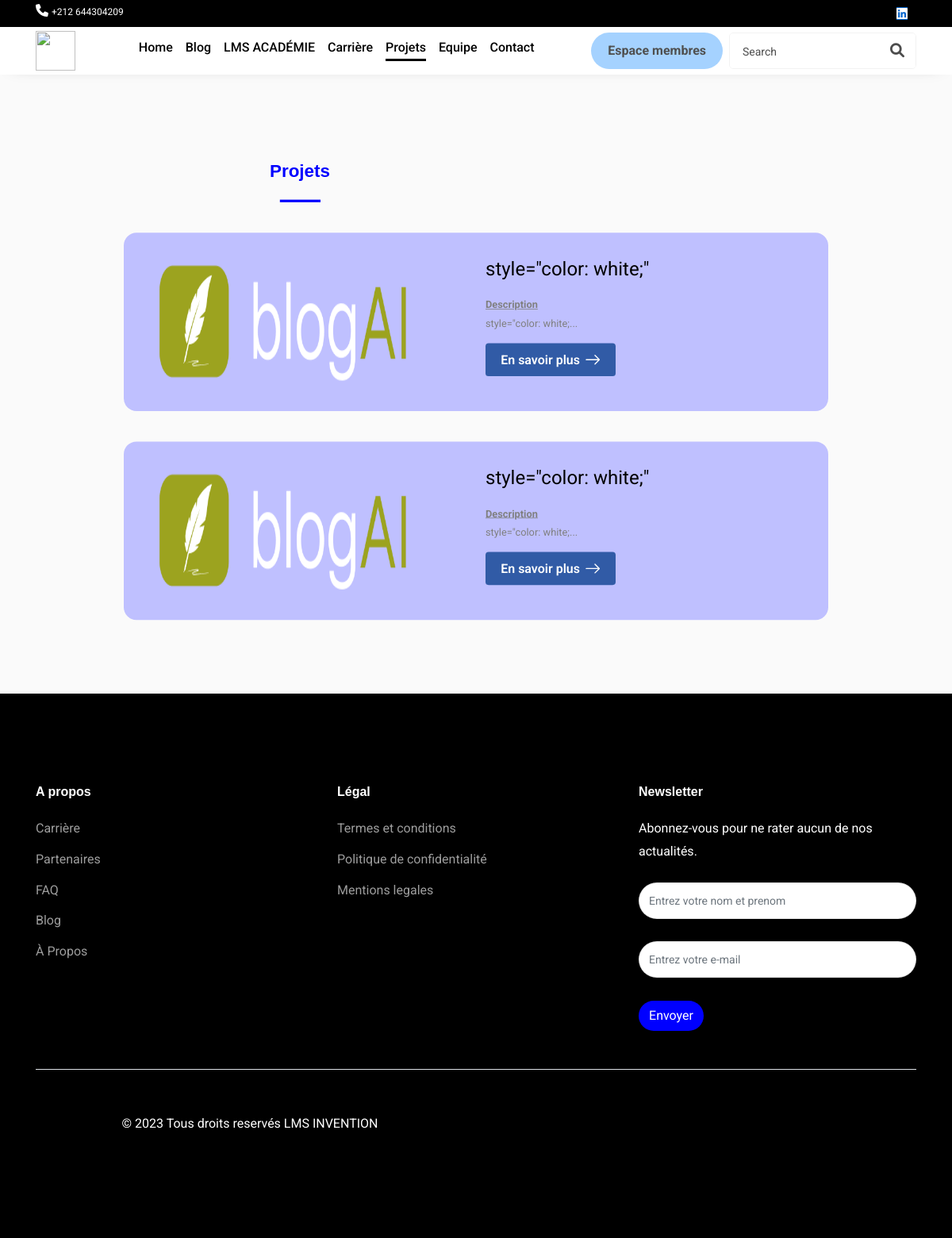
The page /projet on the database as committed earlier.
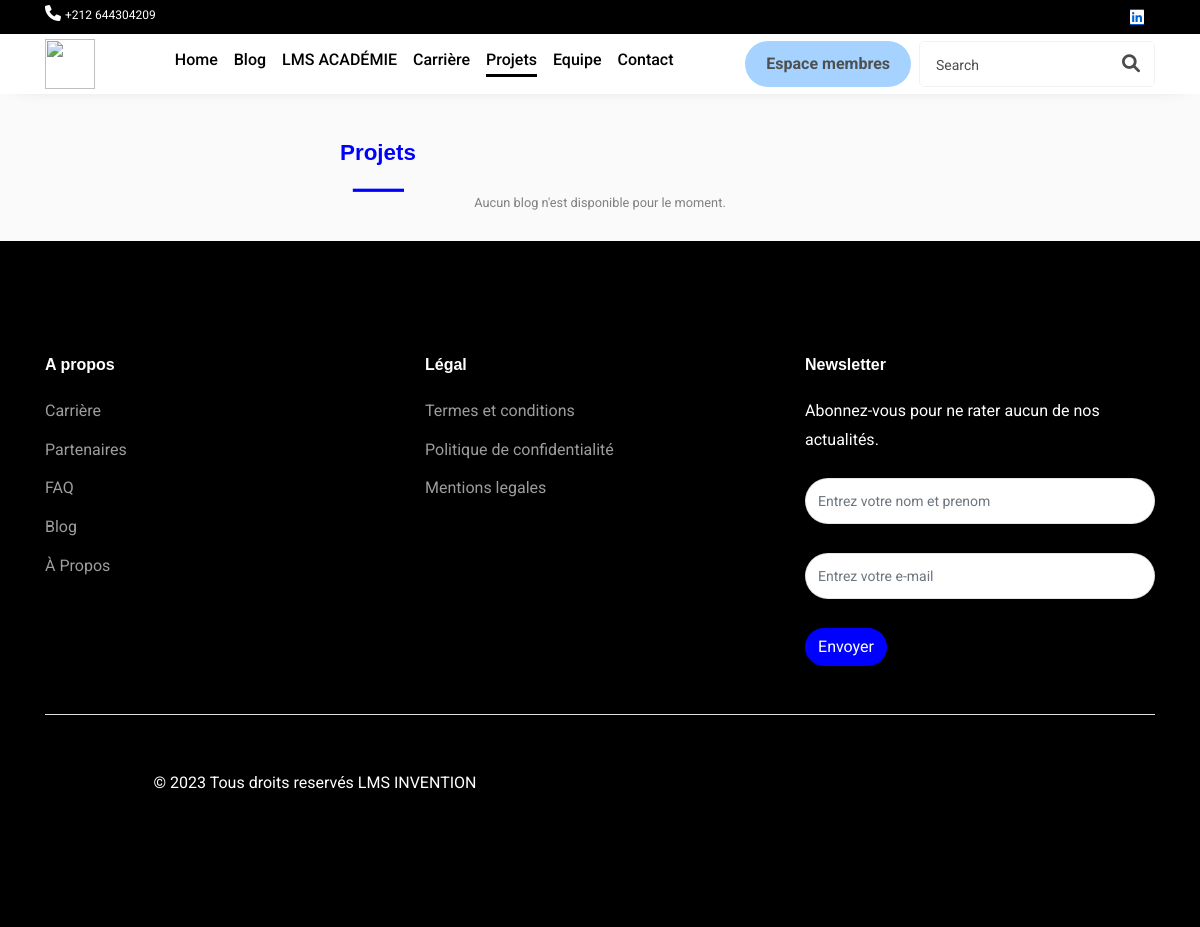
The same page on the database as committed later.
### models/models.py (models this page shows)
class Projet(db.Model):
    id = db.Column(db.Integer, primary_key=True)
    titre = db.Column(db.String)
    description = db.Column(db.String)
    imagePath = db.Column(db.String)

### routes/user.py (the view)
@app.route('/projet')
def projet():
    projets = Projet.query.order_by(Projet.id.desc()).all()
    return render_template('projet.html', projets=projets)

### templates/projet.html (shortened to what this page needs)
<!DOCTYPE html>
<html lang="en">
<head>
    <link rel="stylesheet" href="https://cdnjs.cloudflare.com/ajax/libs/font-awesome/6.0.0-beta3/css/all.min.css">
    <link href="https://cdn.jsdelivr.net/npm/bootstrap@5.3.0/dist/css/bootstrap.min.css" rel="stylesheet">
    <link href="https://cdn.jsdelivr.net/npm/tailwindcss@2.2.19/dist/tailwind.min.css" rel="stylesheet">
</head>
<body>
    {% with currentPage='projet' %}
        {% include 'navbar.html' %}
    {% endwith %}
    <div class="container" style="transform: scale(0.8);">
        <div class="w-2/4">
            <div class="text-center mt-8">
                <h2 class="font-extrabold relative mb-4" style="font-size: 28px; color: blue;">Projets</h2>
                <div class="w-16 h-1 bg-blue-900 mx-auto" style="background-color: blue;"></div>
            </div>
        </div>
        {% if projets %}
            {% for proj in projets %}
                <section class="w-full background-section1 flex my-12" style="background-color: rgb(191, 192, 255); padding: 30px; border-radius: 20px; margin-bottom: 20px;">
                    <div class="container">
                        <div class="row">
                            <div class="col-md-6">
                                <img src="{{ proj.imagePath }}" alt="ship" style="width: 400px; height: 221px; border-radius: 50px;">
                            </div>
                            <div class="col-md-6">
                                <p class="text-black" style="font-size: 30px;">
                                    {{ proj.titre }}
                                </p>
                                <p class="">
                                    <strong style="text-decoration: underline;">Description</strong><br>
                                    {% if proj.description|length > 20 %}
                                        {{ proj.description[:20] }}...
                                    {% else %}
                                        {{ proj.description }}
                                    {% endif %}
                                </p>
                                <div class="flex justify-between items-center">
                                    <a href="/details_projet/{{ proj.id }}" class="flex items-center text-white font-semibold px-4 py-2 rounded-lg" style="background-color: #315BA6; font-size: 20px;">
                                        En savoir plus
                                        <div class="flex items-center ml-2">
                                            <svg class="w-6 h-6 text-white-800 dark:text-white" aria-hidden="true" xmlns="http://www.w3.org/2000/svg" fill="none" viewBox="0 0 14 10">
                                                <path stroke="currentColor" stroke-linecap="round" stroke-linejoin="round" stroke-width="1" d="M1 5h12m0 0L9 1m4 4L9 9"/>
                                            </svg>
                                        </div>
                                    </a>
                                </div>
                            </div>
                        </div>
                    </div>
                </section>
            {% endfor %}
        {% else %}
            <p style="text-align: center;">Aucun blog n'est disponible pour le moment.</p>
        {% endif %}
    </div>
    {% include 'footer.html' %}
</body>
</html>

### templates/navbar.html (shortened to what this page needs)
<head>
<link rel="stylesheet" href="https://cdnjs.cloudflare.com/ajax/libs/font-awesome/6.0.0-beta3/css/all.min.css">
    <link href="https://cdn.jsdelivr.net/npm/bootstrap@5.3.0/dist/css/bootstrap.min.css" rel="stylesheet">
    <link href="https://cdn.jsdelivr.net/npm/tailwindcss@2.2.19/dist/tailwind.min.css" rel="stylesheet">
    <link href="https://cdn.jsdelivr.net/npm/bootstrap@5.3.0/dist/css/bootstrap.min.css" rel="stylesheet">
    <link
    rel="stylesheet"
    href="https://pro.fontawesome.com/releases/v5.10.0/css/all.css"
  />
  <link rel="stylesheet" href="https://cdnjs.cloudflare.com/ajax/libs/animate.css/4.1.1/animate.min.css">
  <link rel="stylesheet" href="/static/css/navbar.css">
</head>
            <section class="section">
                <div class="wrap" style="background-color: #000000;">
                <div class="container">
                <div class="row justify-content-between">
                <div class="col">
                <p class="mb-0 phone"><span class="fa fa-phone" style="color: #ffffff;"></span> <a href="#">+212 644304209</a></p>
                </div>
                <div class="col d-flex justify-content-end">
                <div class="social-media">
                <p class="mb-0 d-flex">
                <a href="https://www.linkedin.com/company/lms-invention/" class="d-flex align-items-center justify-content-center" style="background-color: #000000;"><span class="fab fa-linkedin" style="background-color: #0062cc;" ><i class="sr-only">Linkedin</i></span></a>
                </p>
                </div>
                </div>
                </div>
                </div>
                </div>
                <nav class="navbar navbar-expand-lg navbar-dark ftco_navbar bg-dark ftco-navbar-light" id="ftco-navbar">
                <div class="container">
                <a class="navbar-brand" href="/"><img style="height: 50px;width: 50px;"  src="/static/assets/images/lms-logo-removebg-preview.png" alt=""/></a>
                <form action="#" class="searchform order-sm-start order-lg-last">
                <div class="form-group d-flex">
                <input type="text" class="form-control pl-3" placeholder="Search">
                <button type="submit" placeholder="" class="form-control search"><span class="fa fa-search"></span></button>
                </div>
                </form>
                <div class="collapse navbar-collapse" id="ftco-nav">
                <ul class="navbar-nav m-auto">
                  <li class="{{ 'active' if currentPage == 'home' else '' }}"><a href="/" class="mx-2 font-medium hover:text-gray-900 text-center">Home</a></li>
                  <li class="{{ 'active' if currentPage == 'blog' else '' }}"><a href="/actualites" class="mx-2 font-medium hover:text-gray-900 text-center">Blog</a></li>
                  <li class="{{ 'active' if currentPage == 'academy' else '' }}"><a href="/evenement" class="mx-2 font-medium hover:text-gray-900 text-center">LMS ACADÉMIE</a></li>
                  <li class="{{ 'active' if currentPage == 'carriere' else '' }}"><a href="/opportunite" class="mx-2 font-medium hover:text-gray-900 text-center">Carrière</a></li>
                  <li class="{{ 'active' if currentPage == 'projet' else '' }}"><a href="/projet" class="mx-2 font-medium hover:text-gray-900 text-center">Projets</a></li>
                  <li class="{{ 'active' if currentPage == 'equipe' else '' }}"><a href="/team" class="mx-2 font-medium hover:text-gray-900 text-center">Equipe</a></li>
                  <li class="mb-2 {{ 'active' if currentPage == 'contact' else '' }}"><a href="/contacte" class="mx-2 font-medium hover:text-gray-900 text-center mb-5">Contact</a></li>
                </ul>
                <li class="list-unstyled">
                  <a href="/log" class="ml-2 btn btn mx-2 " style="background-color: rgb(165, 210, 255); color: rgb(79, 79, 79); text-align: center; width: fit-content; margin-top: 0px; border-radius: 50px; opacity: 1; padding: 10px 20px; font-size: 16px; font-weight: bold; text-decoration: none;">
                      Espace membres
                  </a>
              </li>
                </div>
                </div>
                </nav>
                </section>

### templates/footer.html (shortened to what this page needs)
<link rel="stylesheet" href="https://cdnjs.cloudflare.com/ajax/libs/font-awesome/6.0.0-beta3/css/all.min.css">
<footer class="footer-39201 animate-element" data-animation="fadeInUp" style="background-color: #000000;color: #ffffff;">
    <div class="container">
    <div class="row">
    <div class="col-md mb-4 mb-md-0 animate-element" data-animation="fadeInUp" style="animation-duration: 0.3s;">
    <h3  style="color: white;">A propos</h3>
    <ul class="list-unstyled nav-links">
        <li><a href="/opportunite" class="hover:text-gray-300 transition-colors duration-300 ease-in-out">Carrière</a></li>
        <li><a href="/partenaires" class="hover:text-gray-300 transition-colors duration-300 ease-in-out">Partenaires</a></li>
        <li><a href="/faq" class="hover:text-gray-300 transition-colors duration-300 ease-in-out">FAQ</a></li>
        <li><a href="/actualites" class="hover:text-gray-300 transition-colors duration-300 ease-in-out">Blog</a></li>
        <li><a href="/quisommesnous" class="hover:text-gray-300 transition-colors duration-300 ease-in-out">À Propos</a></li>
    </ul>
    </div>
    <div class="col-md mb-4 mb-md-0 animate-element" data-animation="fadeInUp" style="animation-duration: 1.3s;">
    <h3 style="color: white;">Légal</h3>
    <ul class="list-unstyled nav-links">
    <li><a href="/term" class="hover:text-gray-300 transition-colors duration-300 ease-in-out text-[grey]">Termes et conditions</a></li>
    <li><a href="/politique_confidentialite">Politique de confidentialité</a></li>
    <li><a href="/mentions_legales">Mentions legales</a></li>
    </ul>
    </div>
    <div class="col-md-4 mb-4 mb-md-0 animate-element" data-animation="fadeInUp" style="animation-duration: 0.6s;">
    <h3 style="color: white;">Newsletter</h3>
    <p class="mb-4">Abonnez-vous pour ne rater aucun de nos actualités.</p>
    <form action="/newsletter" method="post" class="">
    <input style="border-radius: 50px;" type="text" class="form-control" name="name" placeholder="Entrez votre nom et prenom" required>
    <br>
    <input style="border-radius: 50px;"  type="email" class="form-control" name="email" placeholder="Entrez votre e-mail" required>
    <br>
    <input  type="submit" class="btn btn-submit" style="background-color: blue;border-radius: 50px;color: white;" value="Envoyer">
    </form>
    </div>
    </div>
    <div class="row align-items-center">
    <div class="col-12">
    <div class="border-top my-5"></div>
    </div>
    <div class="col-md-6" style="text-align: center;">
    <p style="text-align: center;font-size: 20px;"><small>© 2023 Tous droits reservés LMS INVENTION</small></p>
    </div>
    <div class="col-md-6 text-md-right animate-element" data-animation="fadeInUp" style="animation-duration: 0.8s;">
    <ul class="social list-unstyled">
    <li><a href="#"></a></li>
    <li><a href="#"></a></li>
    <li><a href="#"></a></li>
    <li><a href="#"></a></li>
    <li><a href="#"></a></li>
    </ul>
    </div>
    </div>
    </div>
    </footer>

### templates/footer.html (style rules this page uses)
body { font-family: "Roboto", -apple-system, BlinkMacSystemFont, "Segoe UI", Roboto, "Helvetica Neue", Arial, "Noto Sans", sans-serif, "Apple Color Emoji", "Segoe UI Emoji", "Segoe UI Symbol", "Noto Color Emoji"; }
.footer-39201 { padding: 7rem 0; color: #9d9d9d; }
.footer-39201 h3 { font-size: 16px; font-weight: 900; margin-bottom: 20px; }
.footer-39201 .nav-links li { display: block; margin-bottom: 10px; }
.footer-39201 .nav-links li a { color: #9d9d9d; }
.footer-39201 .social li { display: inline-block; }
.footer-39201 .social li a { display: inline-block; padding: 10px; color: #9d9d9d; }

Rows that differ between the two databases and show on the page:
removed Projet: imagePath (picture), titre "style=\"color: white;\"", description "style=\"color: white;"
removed Projet: imagePath (picture), titre "style=\"color: white;\"", description "style=\"color: white;"
Other text that changed with them:
text now shown: "Aucun blog n'est disponible pour le moment."
